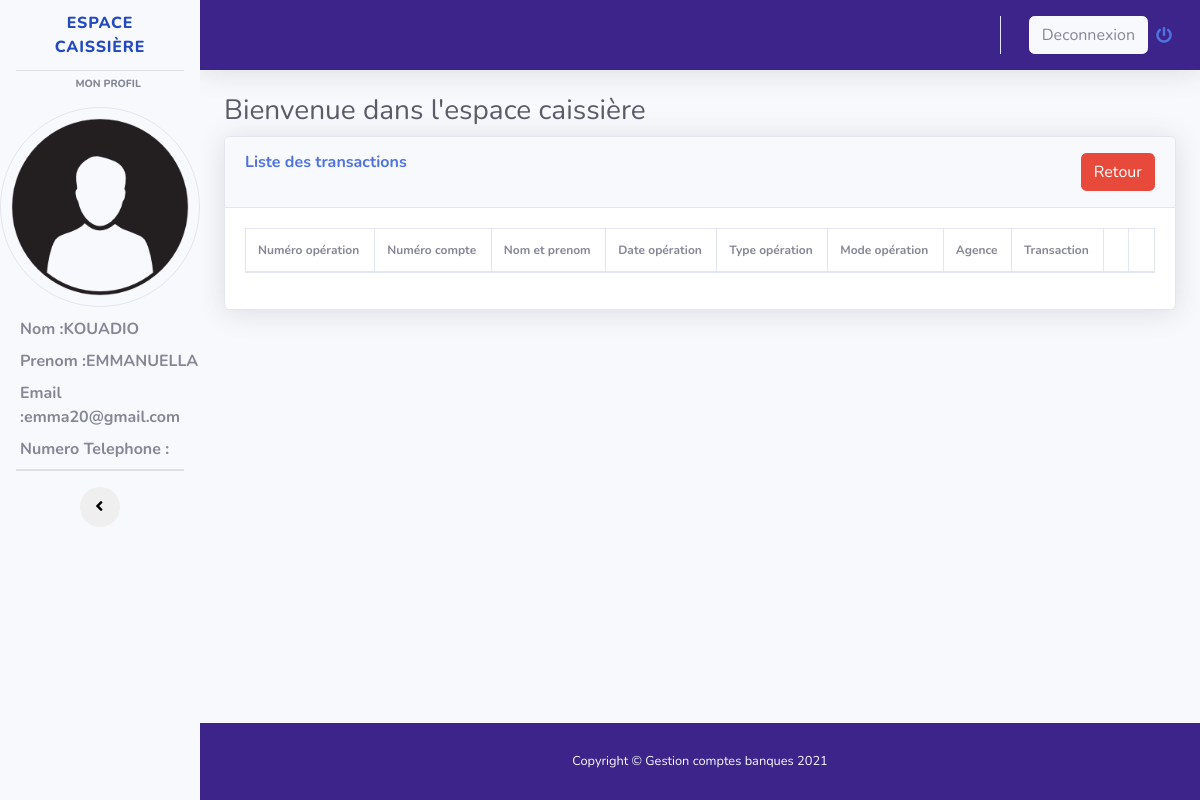
Page /espace_caissiere_liste_transaction.php (signed in) on the committed database.
### tables this page shows
CREATE TABLE `caissiere` (
  `idcaisse` int(11) NOT NULL,
  `nomcaisse` varchar(255) NOT NULL,
  `prenomcaisse` varchar(255) NOT NULL,
  `emailcaisse` varchar(255) NOT NULL,
  `passwordcaisse` varchar(255) DEFAULT 'cib2021@',
  `numerocaisse` varchar(255) DEFAULT NULL
);

### espace_caissiere_liste_transaction.php (the view, shortened to what this page needs)
<?php
$bd = bd();
?>
<!DOCTYPE html>
<html lang="en">
<head>
  <link href="vendor/fontawesome-free/css/all.min.css" rel="stylesheet" type="text/css">
  <link rel="stylesheet" href="//maxcdn.bootstrapcdn.com/font-awesome/4.7.0/css/font-awesome.min.css" />
  <link href="css/sb-admin-2.min.css" rel="stylesheet">
  <link href="vendor/datatables/dataTables.bootstrap4.min.css" rel="stylesheet">
</head>
<body id="page-top">
<div id="wrapper" class="bg-dark">
    <ul class="navbar-nav bg-light sidebar sidebar-white accordion" id="accordionSidebar">
      <a class="sidebar-brand d-flex align-items-center justify-content-center" href="#">
        <div class="sidebar-brand-icon rotate-n-15">
        </div>
        <div class="sidebar-brand-text mx-3">ESPACE CAISSIÈRE</div>
      </a>
      <hr class="sidebar-divider my-0">
      <div class="sidebar-heading" style="margin:5px auto;">
        Mon profil
      </div>
      <?php
        $requete = $bd->prepare("SELECT * FROM caissiere WHERE emailcaisse = ? ");
        $requete->execute(array($_SESSION['mail']));
        while($donne = $requete->fetch()){
      ?>
      <img src="image/user.png" class="rounded-circle border" alt="image" style="height: 200px; width:200px; margin:10px auto;"/>
      <label style="margin-left: 20px; font-weight:bold;">
          Nom :<?php echo $donne['nomcaisse']; ?>
      </label>
      <label style="margin-left: 20px; font-weight:bold">
          Prenom :<?php echo $donne['prenomcaisse']; ?>
      </label>
      <label style="margin-left: 20px; font-weight:bold">
          Email :<?php echo $donne['emailcaisse']; ?>
      </label>
      <label style="margin-left: 20px; font-weight:bold">
          Numero Telephone :<br> <?php echo $donne['numerocaisse']; ?>
      </label>
      <?php
        }
      ?>
      <hr class="sidebar-divider my-0">
      <hr class="sidebar-divider">
      <div class="text-center d-none d-md-inline">
        <button class="rounded-circle border-0" id="sidebarToggle"></button>
      </div>
    </ul>
    <div id="content-wrapper" class="d-flex flex-column">
      <div id="content">
        <nav class="navbar navbar-expand text-light topbar mb-4 static-top shadow" style="background:rgb(60,36,139);">
          <ul class="navbar-nav ml-auto">
            <li class="nav-item dropdown no-arrow">
              <a class="nav-link dropdown-toggle" href="#" id="userDropdown" role="button" data-toggle="dropdown" aria-haspopup="true" aria-expanded="false">
                <span class="mr-2 d-none d-lg-inline text-gray-600 small btn btn-light">Deconnexion</span>
                <i class="fas fa-power-off"></i>
              </a>
            </li>
          </ul>
        </nav>
        <div class="container-fluid">
          <h1 class="h3 mb-2 text-gray-800">Bienvenue dans l'espace caissière </h1>
          <div class="card shadow mb-4">
            <div class="card-header py-3">
              <h6 class="m-0 font-weight-bold text-primary">Liste des transactions <a href="espace_caissiere_home.php" class="btn btn-danger text-white" style="float:right;">Retour </a></h6>
            </div>
            <div class="card-body">
              <div class="table-responsive">
                <table class="table table-bordered" id="dataTable" width="100%" cellspacing="0">
                  <thead>
                    <tr>
                      <th style="font-size:12px;">Numéro opération</th>
                      <th style="font-size:12px;">Numéro compte</th>
                      <th style="font-size:12px;">Nom et prenom</th>
                      <th style="font-size:12px;">Date opération</th>
                      <th style="font-size:12px;">Type opération</th>
                      <th style="font-size:12px;">Mode opération</th>
                      <th style="font-size:12px;">Agence</th>
                      <th style="font-size:12px;">Transaction</th>
                      <th></th>
                      <th></th>
                    </tr>
                  </thead>
                </table>
              </div>
            </div>
          </div>
        </div>
      </div>
      <footer class="sticky-footer text-light" style="background:rgb(60,36,139);">
        <div class="container my-auto">
          <div class="copyright text-center my-auto">
            <span>Copyright &copy; Gestion comptes banques 2021</span>
          </div>
        </div>
      </footer>
    </div>
  </div>
</body>
</html>

### rows in the picture
caissiere: nomcaisse "KOUADIO", prenomcaisse "EMMANUELLA", emailcaisse "emma20@gmail.com"
